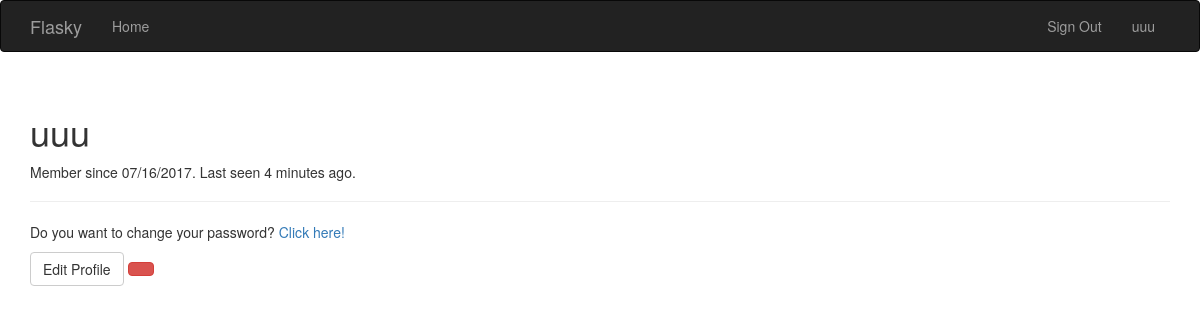
Screenshot of /user/uuu (signed in) with the database file from the repository.
### app/models.py (models this page shows, shortened)
class User(UserMixin, db.Model):
    __tablename__ = 'users'
    id = db.Column(db.Integer, primary_key=True) #id 主键
    email = db.Column(db.String(64),unique=True, index=True) #邮箱
    username = db.Column(db.String(64),unique=True, index = True) # 昵称
    role_id = db.Column(db.Integer,db.ForeignKey('roles.id')) #role_id,外键
    password_hash = db.Column(db.String(128)) # 密码的hash值
    confirmed = db.Column(db.Boolean,default=False) #账户是否确认，用在认证中
    name = db.Column(db.String(64)) #真实姓名
    location = db.Column(db.String(64)) #住址
    about_me = db.Column(db.Text()) #介绍
    member_since = db.Column(db.DateTime(),default=datetime.utcnow)#注册时间
    last_seen = db.Column(db.DateTime(),default=datetime.utcnow)#最后访问的时间
    def can(self,permission):
        return self.role is not None and \
                (self.role.permission & permission) == permission
    def is_administrator(self):
        return self.can(Permission.ADMINSTER)
    @property
    def password(self):
        raise AttributeError('password is not a readable attribute.')

### app/main/views.py (the view)
@main.route('/user/<name>')
def user(name):
    user  = User.query.filter_by(username=name).first()
    if user is None:
        abort(404)
    return render_template('user.html',user=user)

### app/auth/views.py (called while the page is built)
@auth.before_app_request    #请求钩子
def befor_request():
    if current_user.is_authenticated \
        and not current_user.confirmed \
        and request.endpoint[:5] != 'auth.' \
        and request.endpoint != 'static':
        print("befor_request redirect!!!")
        return redirect(url_for('auth.unconfirmed'))

### app/main/__init__.py (called while the page is built)
@main.app_context_processor
def inject_permissions():
    return dict(Permission=Permission)

### app/models.py (called while the page is built)
@login_manager.user_loader
def load_user(user_id):
    return User.query.get(int(user_id)  )

### app/templates/user.html (shortened to what this page needs)
{% extends "base.html" %}
{% block page_content %}
<div class="page-header">
    <h1>{{ user.username }}</h1>
    <p>
      Member since {{ moment(user.member_since).format('L') }}.
      Last seen {{moment(user.last_seen).fromNow() }}.
    </p>
</div>
<p>
  Do you want to change your password?
  <a href="{{ url_for('auth.change_password') }}">Click here!</a>
</p>
{% if user == current_user %}
<a class='btn btn-default' href="{{ url_for('.edit_profile')}}">
  Edit Profile
</a>
{% endif %}
{% if current_user.is_administrator() %}
    <a class="btn btn-danger"
      href="{{ url_for('.edit_profile_admin',id = user.id) }}">
    </a>
{% else %}
  <p>
    current_user.role is {{current_user.role }}.<br>
  </p>
{% endif %}
{% endblock %}

### app/templates/base.html (shortened to what this page needs)
{% extends "bootstrap/base.html" %}
{% block head %}
{{ super() }}
{% endblock %}
{% block navbar %}
<div class="navbar navbar-inverse" role="naigation">
    <div class="container">
        <div class="navbar-header">
            <a class="navbar-brand" href="/">Flasky</a>
        </div>
        <div class="navbar-collapse collapse">
            <ul class="nav navbar-nav">
                <li><a href="/">Home</a></li>
            </ul>
            <ul class = 'nav navbar-nav navbar-right'>
              {% if current_user.is_authenticated %}
                <li><a href="{{ url_for('auth.logout')}}">Sign Out</a></li>
                <li>
                  <a href="{{ url_for('main.user',name=current_user.username )}}">
                  {{ current_user.username }}
                  </a>
                </li>
              {% else %}
                <li><a href="{{ url_for('auth.login') }}">Sign In</a></li>
              {% endif %}
            </ul>
        </div>
      </div>
</div>
{% endblock %}
{% block content %}
<div class="container">
    {% block page_content %}{% endblock %}
</div>
{% endblock %}

### rows the page displays
User: username "uuu", member_since "07/16/2017", last_seen "4 minutes ago"
